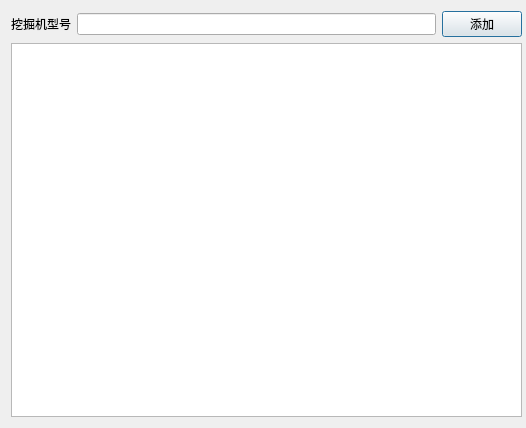
<?xml version="1.0" encoding="UTF-8"?>
<ui version="4.0">
 <class>CarsClassDialog</class>
 <widget class="QDialog" name="CarsClassDialog">
  <property name="geometry">
   <rect>
    <x>0</x>
    <y>0</y>
    <width>526</width>
    <height>428</height>
   </rect>
  </property>
  <property name="windowTitle">
   <string>挖掘机型号管理</string>
  </property>
  <layout class="QVBoxLayout" name="verticalLayout" stretch="1,9">
   <property name="rightMargin">
    <number>4</number>
   </property>
   <item>
    <layout class="QHBoxLayout" name="horizontalLayout">
     <item>
      <widget class="QLabel" name="label">
       <property name="text">
        <string>挖掘机型号</string>
       </property>
      </widget>
     </item>
     <item>
      <widget class="QLineEdit" name="lineEdit_CarClass"/>
     </item>
     <item>
      <widget class="QPushButton" name="pushButton">
       <property name="text">
        <string>添加</string>
       </property>
      </widget>
     </item>
    </layout>
   </item>
   <item>
    <widget class="QTableView" name="tableView"/>
   </item>
  </layout>
 </widget>
 <resources/>
 <connections/>
</ui>
